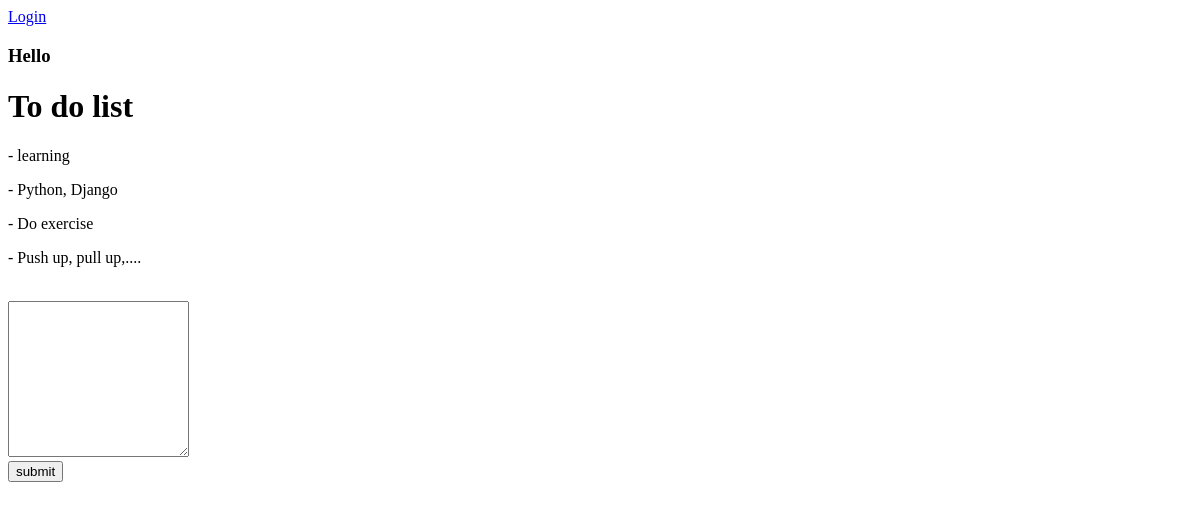
The app's page /, older data.
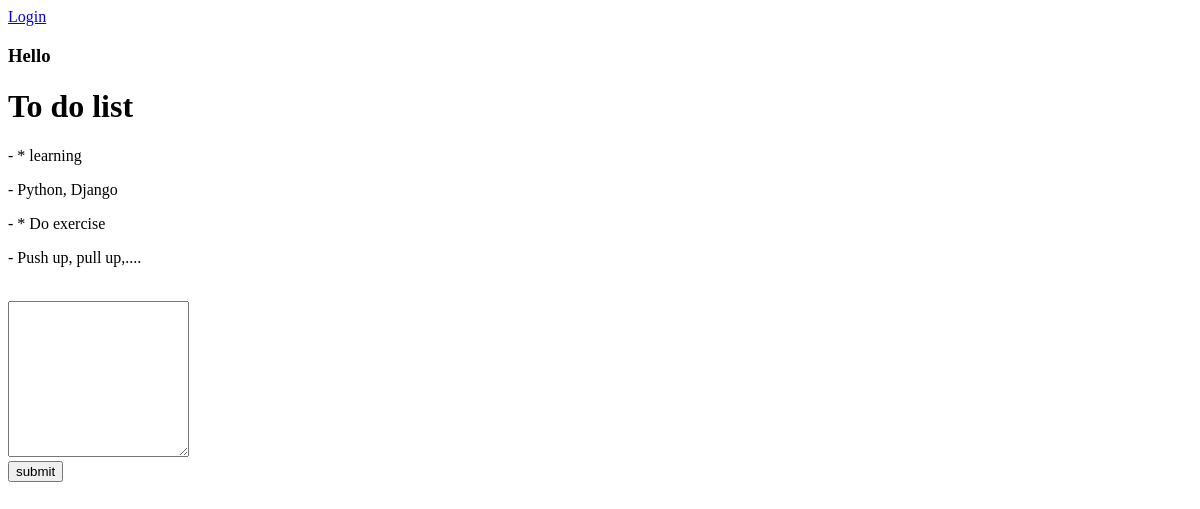
The same page, newer data.
### myapp/models.py (models this page shows)
class List(models.Model):
	name = models.CharField(max_length=100)
	description = models.CharField(max_length=100)

### myapp/views.py (the view)
# urls.py: path('', views.index, name='index'),
def index(request):
    lists = List.objects.all()
    return render(request, "index.html", {'lists': lists})

### templates/index.html (shortened to what this page needs)
<!DOCTYPE html>
<html lang="en">
<head>
</head>
<body>
	{% if user.is_authenticated %}
	<a href="logout">Logout</a>
	<h3>Welcome, {{user.username}}</h3>
	{% else %}
	<a href="login">Login</a>
	<h3>Hello</h3>
	{% endif %}
	<div>
		<h1>To do list</h1>
		{% for list in lists %}
		<p>- {{list.name}} </p>
		<p>- {{list.description}} </p>
		{% endfor %}
	</div>
	<br>
	<form action="count" method="POST">
		<textarea name="text" cols="20" rows="10"></textarea> <br>
		<input type="submit" value="submit">
	</form>
</body>
</html>

Row changes from the older to the newer data that the page shows:
changed List "Python, Django": name "learning" → "* learning"
changed List "Push up, pull up,....": name "Do exercise" → "* Do exercise"
